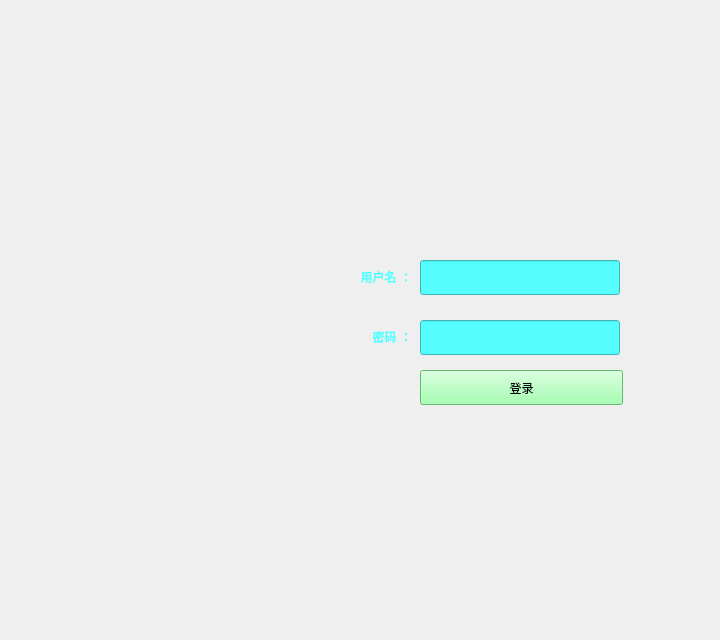
<?xml version="1.0" encoding="UTF-8"?>
<ui version="4.0">
 <class>Form</class>
 <widget class="QWidget" name="Form">
  <property name="geometry">
   <rect>
    <x>0</x>
    <y>0</y>
    <width>720</width>
    <height>640</height>
   </rect>
  </property>
  <property name="windowTitle">
   <string>登录</string>
  </property>
  <property name="autoFillBackground">
   <bool>false</bool>
  </property>
  <property name="styleSheet">
   <string notr="true">background-image: url(:/views/components/ui/image/login.png);</string>
  </property>
  <widget class="QPushButton" name="pushButton">
   <property name="enabled">
    <bool>true</bool>
   </property>
   <property name="geometry">
    <rect>
     <x>420</x>
     <y>370</y>
     <width>203</width>
     <height>35</height>
    </rect>
   </property>
   <property name="styleSheet">
    <string notr="true">background-color: rgb(139, 255, 156);
font: 9pt &quot;宋体&quot;;</string>
   </property>
   <property name="text">
    <string>登录</string>
   </property>
  </widget>
  <widget class="QLineEdit" name="lineEdit">
   <property name="geometry">
    <rect>
     <x>420</x>
     <y>260</y>
     <width>200</width>
     <height>35</height>
    </rect>
   </property>
   <property name="styleSheet">
    <string notr="true">border-color: rgb(85, 255, 255);
background-color: rgb(85, 255, 255);</string>
   </property>
   <property name="inputMask">
    <string/>
   </property>
   <property name="text">
    <string/>
   </property>
  </widget>
  <widget class="QLineEdit" name="lineEdit_2">
   <property name="geometry">
    <rect>
     <x>420</x>
     <y>320</y>
     <width>200</width>
     <height>35</height>
    </rect>
   </property>
   <property name="styleSheet">
    <string notr="true">background-color: rgb(85, 255, 255);
font: 9pt &quot;Aldhabi&quot;;
border-color: rgb(85, 255, 255);</string>
   </property>
   <property name="inputMask">
    <string/>
   </property>
   <property name="text">
    <string/>
   </property>
  </widget>
  <widget class="QLabel" name="label">
   <property name="geometry">
    <rect>
     <x>340</x>
     <y>260</y>
     <width>72</width>
     <height>35</height>
    </rect>
   </property>
   <property name="text">
    <string>&lt;html&gt;&lt;head/&gt;&lt;body&gt;&lt;p align=&quot;right&quot;&gt;&lt;span style=&quot; font-weight:600; color:#55ffff;&quot;&gt;用户名 ：&lt;/span&gt;&lt;/p&gt;&lt;/body&gt;&lt;/html&gt;</string>
   </property>
  </widget>
  <widget class="QLabel" name="label_2">
   <property name="geometry">
    <rect>
     <x>340</x>
     <y>320</y>
     <width>72</width>
     <height>35</height>
    </rect>
   </property>
   <property name="text">
    <string>&lt;html&gt;&lt;head/&gt;&lt;body&gt;&lt;p align=&quot;right&quot;&gt;&lt;span style=&quot; font-weight:600; color:#55ffff;&quot;&gt;密码 ：&lt;/span&gt;&lt;/p&gt;&lt;/body&gt;&lt;/html&gt;</string>
   </property>
  </widget>
 </widget>
 <resources>
  <include location="login.qrc"/>
 </resources>
 <connections/>
</ui>
